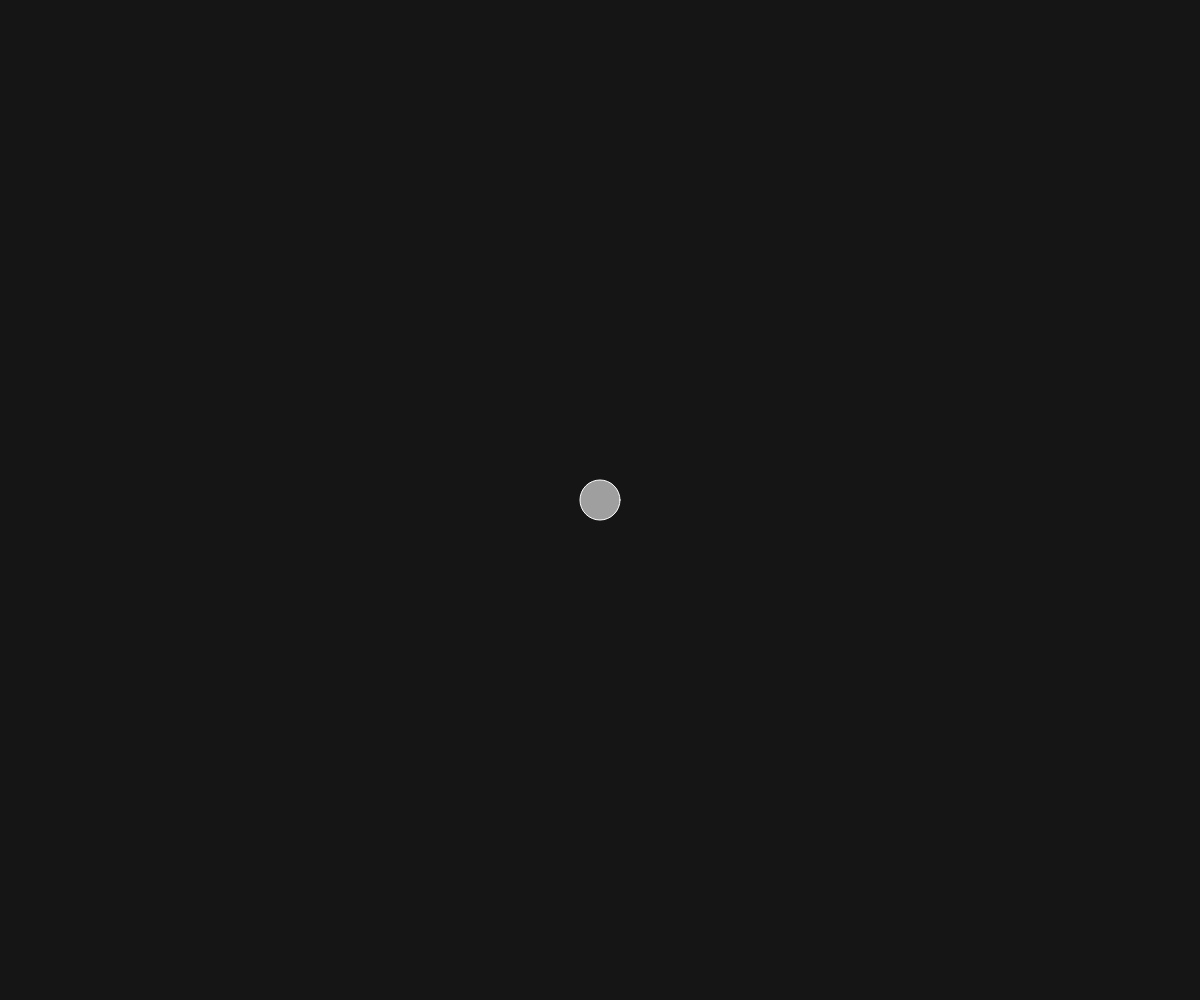
Frame 1 (no input)
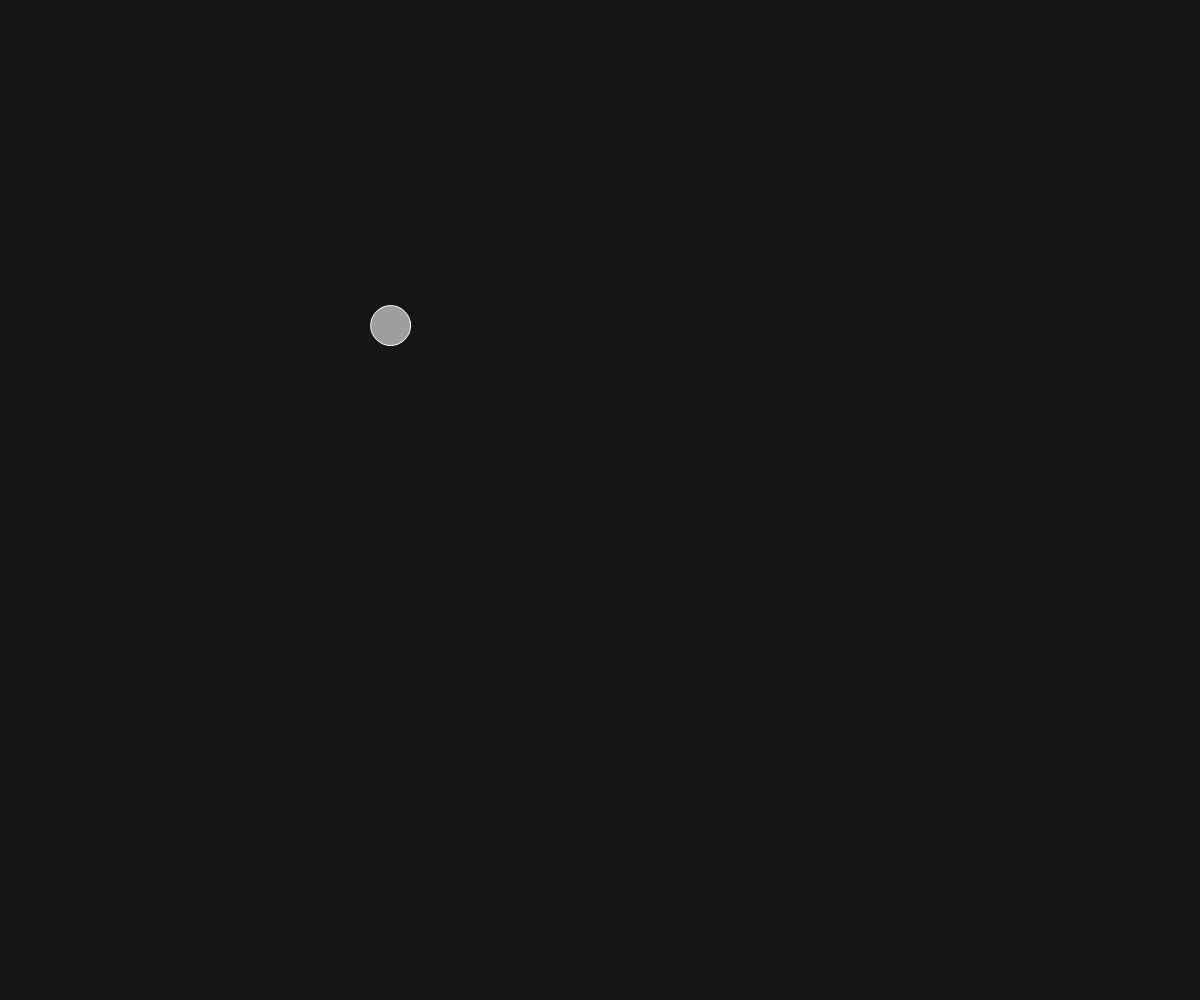
Frame 60 (no input)
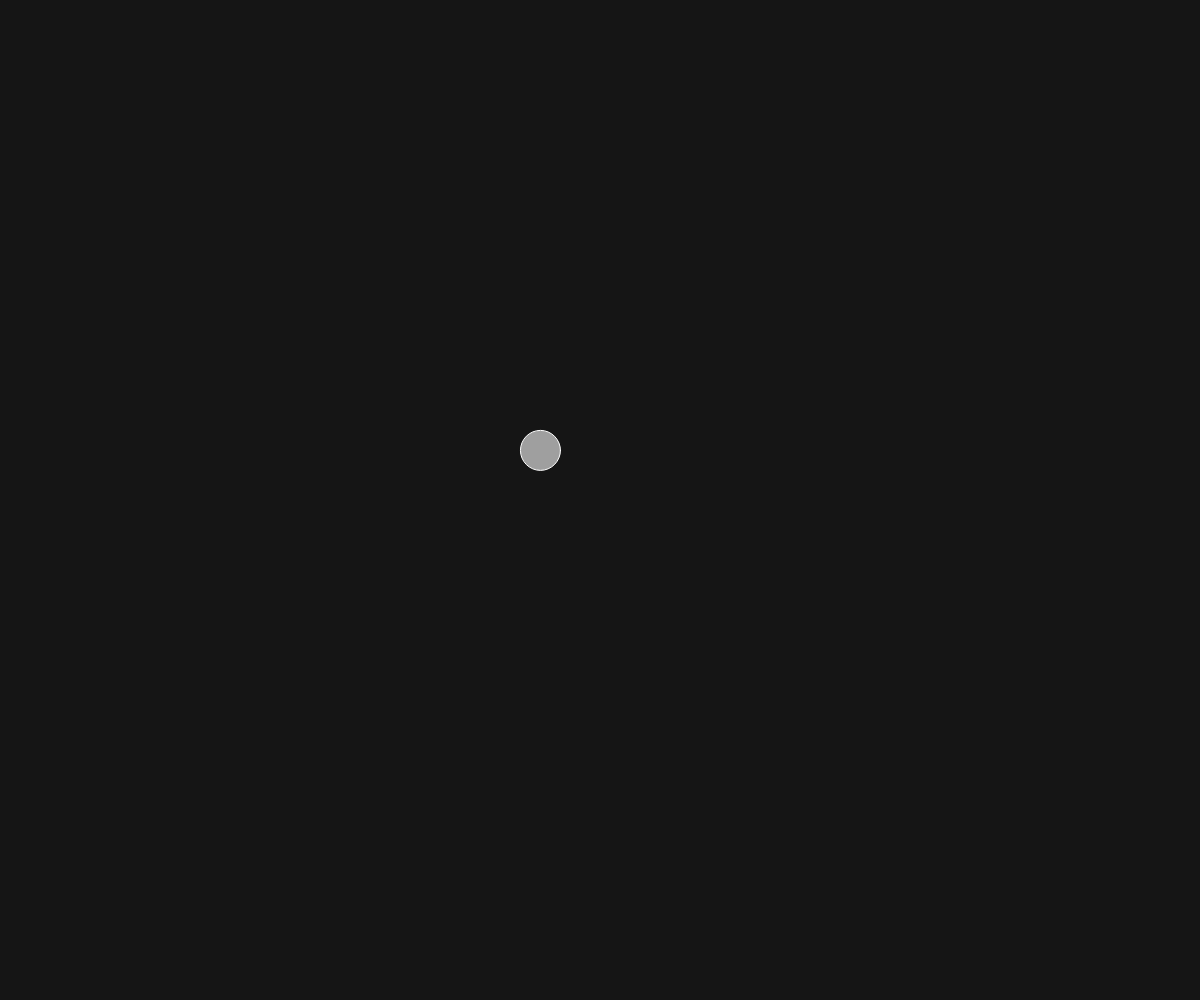
Frame 120 (the mouse pressed at the canvas centre since frame 60)

The p5.js sketch that drew these frames (run headless with seeded random() and noise() and a simulated clock; from frame 60 on, the mouse is pressed at the canvas centre):

// p5.js sketch
// ── sketch.js
var vehicle;

function setup(){
  createCanvas(windowWidth, windowHeight);
  vehicle = new Vehicle(width/2, height/2);
}

function draw(){
  background(21);
  vehicle.update();
  vehicle.display();

  var target = createVector(mouseX,mouseY);

  // 1. action selection
  vehicle.seek(target);

}

function windowResized() {
  resizeCanvas(windowWidth, windowHeight);
  background(21);
}

// ── vehicle.js
var Vehicle = function(x, y){
  this.pos = createVector(x,y);
  this.vel = createVector(0,0);
  this.acc = createVector(0,0);

  // maximum magnitude
  this.maxSpeed = 5;
  // turning circle
  this.maxForce = 0.5;

  this.applyForce = function(force){
    this.acc.add(force);
  };

  this.seek = function(target){
    // steering = desired - velocity

    // The desired vector – the full magnitude between target & currentPos
    var desired = p5.Vector.sub(target, this.pos);
    // setMag to maxspeed
    desired.setMag(this.maxSpeed);

    var steering = p5.Vector.sub(desired, this.vel);
    // limit to maxForce
    steering.limit(this.maxForce);

    // Apply the steering force on the vehicle
    this.applyForce(steering);
  };

  this.update = function(){
    this.vel.add(this.acc);
    this.vel.limit(this.maxSpeed); // limit vel to maxSpeed
    this.pos.add(this.vel);
    this.acc.set(0,0);
  };

  this.display = function(){
    fill(255, 150);
    stroke(255);
    ellipse(this.pos.x, this.pos.y, 40, 40);
  };

};
